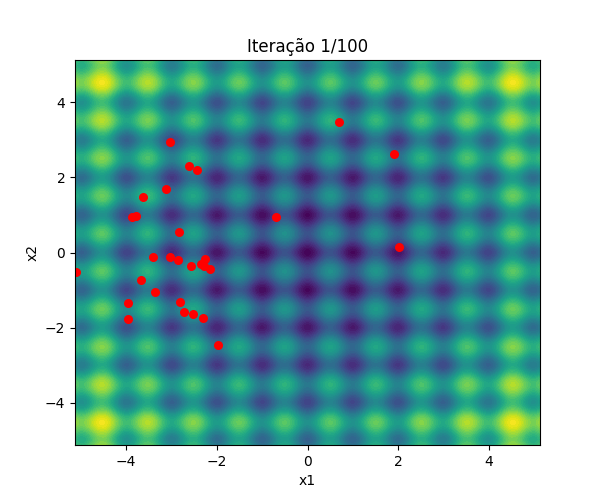

Here is the Python script that generated this plot:
# ============================================================
# Implementação do Algoritmo PSO para a Função de Rastrigin
# ============================================================

import numpy as np
import matplotlib.pyplot as plt
import matplotlib.animation as animation

# Função de Rastrigin para vetores
def rastrigin(x):
    A = 10
    return A * len(x) + np.sum(x**2 - A * np.cos(2 * np.pi * x))

# Função de Rastrigin para malha (meshgrid)
def rastrigin_mesh(X, Y):
    A = 10
    return A*2 + (X**2 - A*np.cos(2*np.pi*X)) + (Y**2 - A*np.cos(2*np.pi*Y))

# Parâmetros
Np = 30           # número de partículas
n = 2             # dimensões
max_iter = 100    # critério de parada
bounds = [-5.12, 5.12]
w, c1, c2 = 0.7, 1.5, 1.5

# Inicialização da nuvem de partículas
x = np.random.uniform(bounds[0], bounds[1], (Np, n))
v = np.zeros((Np, n))
pbest = x.copy()
pbest_val = np.array([rastrigin(p) for p in pbest])
gbest = pbest[np.argmin(pbest_val)]
gbest_val = np.min(pbest_val)

# Histórico para animação
positions_history = []

# Loop principal
for t in range(max_iter):
    for i in range(Np):
        if rastrigin(x[i]) < pbest_val[i]:
            pbest[i] = x[i]
            pbest_val[i] = rastrigin(x[i])
            if rastrigin(x[i]) < gbest_val:
                gbest = x[i]
                gbest_val = rastrigin(x[i])

        r1, r2 = np.random.rand(), np.random.rand()
        v[i] = w * v[i] + c1 * r1 * (pbest[i] - x[i]) + c2 * r2 * (gbest - x[i])
        x[i] = x[i] + v[i]
        x[i] = np.clip(x[i], bounds[0], bounds[1])

    positions_history.append(x.copy())

print("Melhor posição encontrada:", gbest)
print("Valor mínimo:", gbest_val)

# Gráfico de contorno e animação
X = np.linspace(bounds[0], bounds[1], 200)
Y = np.linspace(bounds[0], bounds[1], 200)
XX, YY = np.meshgrid(X, Y)
ZZ = rastrigin_mesh(XX, YY)  # matriz 2D correta

fig, ax = plt.subplots(figsize=(6, 5))
contour = ax.contourf(XX, YY, ZZ, levels=50, cmap='viridis')
scat = ax.scatter([], [], color='red', s=30)
ax.set_title("Distribuição das partículas (PSO)")
ax.set_xlabel("x1")
ax.set_ylabel("x2")

def update(frame):
    scat.set_offsets(positions_history[frame])
    ax.set_title(f"Iteração {frame+1}/{max_iter}")
    return scat,

ani = animation.FuncAnimation(fig, update, frames=max_iter, interval=100, blit=True)
ani.save("pso_rastrigin.png", writer='pillow')
plt.show()
